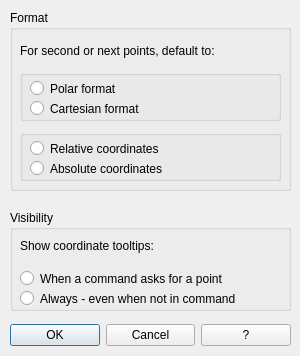
<?xml version="1.0" encoding="UTF-8"?>
<ui version="4.0">
 <class>PointerInput_Settings_Dialog</class>
 <widget class="QDialog" name="PointerInput_Settings_Dialog">
  <property name="geometry">
   <rect>
    <x>0</x>
    <y>0</y>
    <width>300</width>
    <height>356</height>
   </rect>
  </property>
  <property name="minimumSize">
   <size>
    <width>300</width>
    <height>356</height>
   </size>
  </property>
  <property name="maximumSize">
   <size>
    <width>300</width>
    <height>356</height>
   </size>
  </property>
  <property name="windowTitle">
   <string>Pointer Input Settings</string>
  </property>
  <widget class="QGroupBox" name="groupBox">
   <property name="geometry">
    <rect>
     <x>10</x>
     <y>10</y>
     <width>281</width>
     <height>181</height>
    </rect>
   </property>
   <property name="title">
    <string>Format</string>
   </property>
   <widget class="QLabel" name="label">
    <property name="geometry">
     <rect>
      <x>10</x>
      <y>20</y>
      <width>231</width>
      <height>41</height>
     </rect>
    </property>
    <property name="text">
     <string>For second or next points, default to:</string>
    </property>
    <property name="textFormat">
     <enum>Qt::AutoText</enum>
    </property>
    <property name="wordWrap">
     <bool>true</bool>
    </property>
   </widget>
   <widget class="QGroupBox" name="groupBox_3">
    <property name="geometry">
     <rect>
      <x>10</x>
      <y>60</y>
      <width>261</width>
      <height>51</height>
     </rect>
    </property>
    <property name="title">
     <string/>
    </property>
    <widget class="QRadioButton" name="radioPolarFmt">
     <property name="geometry">
      <rect>
       <x>10</x>
       <y>10</y>
       <width>241</width>
       <height>17</height>
      </rect>
     </property>
     <property name="toolTip">
      <string>Displays the tooltip for the second or next point in polar coordinate format. Enter a comma (,) to change to Cartesian format. (DYNPIFORMAT system variable)</string>
     </property>
     <property name="text">
      <string>Polar format</string>
     </property>
    </widget>
    <widget class="QRadioButton" name="radioCartesianFmt">
     <property name="geometry">
      <rect>
       <x>10</x>
       <y>30</y>
       <width>241</width>
       <height>17</height>
      </rect>
     </property>
     <property name="toolTip">
      <string>Displays the tooltip for the second or next point in Cartesian coordinate format. Enter an angle symbol (&lt;) to change to polar format. (DYNPIFORMAT system variable)</string>
     </property>
     <property name="text">
      <string>Cartesian format</string>
     </property>
    </widget>
   </widget>
   <widget class="QGroupBox" name="groupBox_4">
    <property name="geometry">
     <rect>
      <x>10</x>
      <y>120</y>
      <width>261</width>
      <height>51</height>
     </rect>
    </property>
    <property name="title">
     <string/>
    </property>
    <widget class="QRadioButton" name="radioRelativeCoord">
     <property name="geometry">
      <rect>
       <x>10</x>
       <y>10</y>
       <width>241</width>
       <height>17</height>
      </rect>
     </property>
     <property name="toolTip">
      <string>Displays the tooltip for the second or next point in relative coordinate format. Enter a pound sign (#) to change to absolute format. (DYNPICOORDS system variable)</string>
     </property>
     <property name="text">
      <string>Relative coordinates</string>
     </property>
    </widget>
    <widget class="QRadioButton" name="radioAbsoluteCoord">
     <property name="geometry">
      <rect>
       <x>10</x>
       <y>30</y>
       <width>241</width>
       <height>17</height>
      </rect>
     </property>
     <property name="toolTip">
      <string>Displays the tooltip for the second or next point in absolute coordinate format. Enter an &quot;at&quot; sign (@) to change to relative coordinates format. (DYNPICOORDS system variable)</string>
     </property>
     <property name="text">
      <string>Absolute coordinates</string>
     </property>
    </widget>
   </widget>
  </widget>
  <widget class="QGroupBox" name="groupBox_2">
   <property name="geometry">
    <rect>
     <x>10</x>
     <y>210</y>
     <width>281</width>
     <height>101</height>
    </rect>
   </property>
   <property name="title">
    <string>Visibility</string>
   </property>
   <widget class="QRadioButton" name="radioVisAlways">
    <property name="geometry">
     <rect>
      <x>10</x>
      <y>80</y>
      <width>261</width>
      <height>17</height>
     </rect>
    </property>
    <property name="toolTip">
     <string>Always displays tooltips when pointer input is turned on. ( DYNPIVIS system variable)</string>
    </property>
    <property name="text">
     <string>Always - even when not in command</string>
    </property>
   </widget>
   <widget class="QRadioButton" name="radioVisWhenAsksPt">
    <property name="geometry">
     <rect>
      <x>10</x>
      <y>60</y>
      <width>261</width>
      <height>17</height>
     </rect>
    </property>
    <property name="toolTip">
     <string>When pointer input is turned on, displays tooltips whenever a command prompts you for a point. (DYNPIVIS system variable)</string>
    </property>
    <property name="text">
     <string>When a command asks for a point</string>
    </property>
   </widget>
   <widget class="QLabel" name="label_2">
    <property name="geometry">
     <rect>
      <x>10</x>
      <y>20</y>
      <width>261</width>
      <height>31</height>
     </rect>
    </property>
    <property name="text">
     <string>Show coordinate tooltips:</string>
    </property>
    <property name="wordWrap">
     <bool>true</bool>
    </property>
   </widget>
  </widget>
  <widget class="QWidget" name="layoutWidget">
   <property name="geometry">
    <rect>
     <x>10</x>
     <y>320</y>
     <width>281</width>
     <height>30</height>
    </rect>
   </property>
   <layout class="QHBoxLayout" name="horizontalLayout">
    <item>
     <widget class="QPushButton" name="okButton">
      <property name="text">
       <string>OK</string>
      </property>
     </widget>
    </item>
    <item>
     <widget class="QPushButton" name="cancelButton">
      <property name="text">
       <string>Cancel</string>
      </property>
     </widget>
    </item>
    <item>
     <widget class="QPushButton" name="helpButton">
      <property name="text">
       <string>?</string>
      </property>
     </widget>
    </item>
   </layout>
  </widget>
 </widget>
 <resources/>
 <connections>
  <connection>
   <sender>okButton</sender>
   <signal>clicked()</signal>
   <receiver>PointerInput_Settings_Dialog</receiver>
   <slot>ButtonBOX_Accepted()</slot>
   <hints>
    <hint type="sourcelabel">
     <x>47</x>
     <y>307</y>
    </hint>
    <hint type="destinationlabel">
     <x>7</x>
     <y>290</y>
    </hint>
   </hints>
  </connection>
  <connection>
   <sender>helpButton</sender>
   <signal>clicked()</signal>
   <receiver>PointerInput_Settings_Dialog</receiver>
   <slot>ButtonHELP_Pressed()</slot>
   <hints>
    <hint type="sourcelabel">
     <x>213</x>
     <y>313</y>
    </hint>
    <hint type="destinationlabel">
     <x>265</x>
     <y>288</y>
    </hint>
   </hints>
  </connection>
  <connection>
   <sender>cancelButton</sender>
   <signal>clicked()</signal>
   <receiver>PointerInput_Settings_Dialog</receiver>
   <slot>reject()</slot>
   <hints>
    <hint type="sourcelabel">
     <x>132</x>
     <y>311</y>
    </hint>
    <hint type="destinationlabel">
     <x>145</x>
     <y>287</y>
    </hint>
   </hints>
  </connection>
 </connections>
 <slots>
  <slot>ButtonBOX_Accepted()</slot>
  <slot>ButtonHELP_Pressed()</slot>
 </slots>
</ui>
